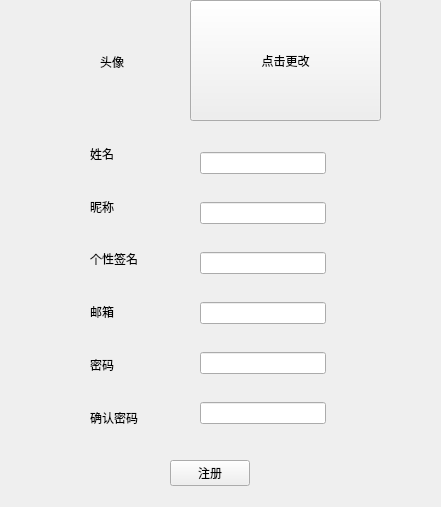
<?xml version="1.0" encoding="UTF-8"?>
<ui version="4.0">
 <class>Register</class>
 <widget class="QWidget" name="Register">
  <property name="geometry">
   <rect>
    <x>0</x>
    <y>0</y>
    <width>441</width>
    <height>507</height>
   </rect>
  </property>
  <property name="windowTitle">
   <string>Form</string>
  </property>
  <widget class="QWidget" name="widget" native="true">
   <property name="geometry">
    <rect>
     <x>90</x>
     <y>130</y>
     <width>72</width>
     <height>311</height>
    </rect>
   </property>
   <layout class="QVBoxLayout" name="verticalLayout">
    <item>
     <widget class="QLabel" name="label">
      <property name="text">
       <string>姓名</string>
      </property>
     </widget>
    </item>
    <item>
     <widget class="QLabel" name="label_2">
      <property name="text">
       <string>昵称</string>
      </property>
     </widget>
    </item>
    <item>
     <widget class="QLabel" name="label_4">
      <property name="text">
       <string>个性签名</string>
      </property>
     </widget>
    </item>
    <item>
     <widget class="QLabel" name="label_5">
      <property name="text">
       <string>邮箱</string>
      </property>
     </widget>
    </item>
    <item>
     <widget class="QLabel" name="label_3">
      <property name="text">
       <string>密码</string>
      </property>
     </widget>
    </item>
    <item>
     <widget class="QLabel" name="label_6">
      <property name="text">
       <string>确认密码</string>
      </property>
     </widget>
    </item>
   </layout>
  </widget>
  <widget class="QWidget" name="widget_2" native="true">
   <property name="geometry">
    <rect>
     <x>200</x>
     <y>130</y>
     <width>126</width>
     <height>321</height>
    </rect>
   </property>
   <layout class="QVBoxLayout" name="verticalLayout_2">
    <item>
     <widget class="QLineEdit" name="name"/>
    </item>
    <item>
     <widget class="QLineEdit" name="user"/>
    </item>
    <item>
     <widget class="QLineEdit" name="signature"/>
    </item>
    <item>
     <widget class="QLineEdit" name="email"/>
    </item>
    <item>
     <widget class="QLineEdit" name="pass"/>
    </item>
    <item>
     <widget class="QLineEdit" name="pass_"/>
    </item>
   </layout>
  </widget>
  <widget class="QPushButton" name="pushButton">
   <property name="geometry">
    <rect>
     <x>170</x>
     <y>460</y>
     <width>80</width>
     <height>26</height>
    </rect>
   </property>
   <property name="text">
    <string>注册</string>
   </property>
  </widget>
  <widget class="QLabel" name="label_7">
   <property name="geometry">
    <rect>
     <x>100</x>
     <y>40</y>
     <width>54</width>
     <height>44</height>
    </rect>
   </property>
   <property name="text">
    <string>头像</string>
   </property>
  </widget>
  <widget class="QPushButton" name="pushButton_2">
   <property name="geometry">
    <rect>
     <x>190</x>
     <y>0</y>
     <width>191</width>
     <height>121</height>
    </rect>
   </property>
   <property name="text">
    <string>点击更改</string>
   </property>
   <property name="icon">
    <iconset resource="icon.qrc">
     <normaloff>:/icon/00.ico</normaloff>:/icon/00.ico</iconset>
   </property>
   <property name="iconSize">
    <size>
     <width>132</width>
     <height>118</height>
    </size>
   </property>
  </widget>
 </widget>
 <resources>
  <include location="icon.qrc"/>
 </resources>
 <connections/>
</ui>
